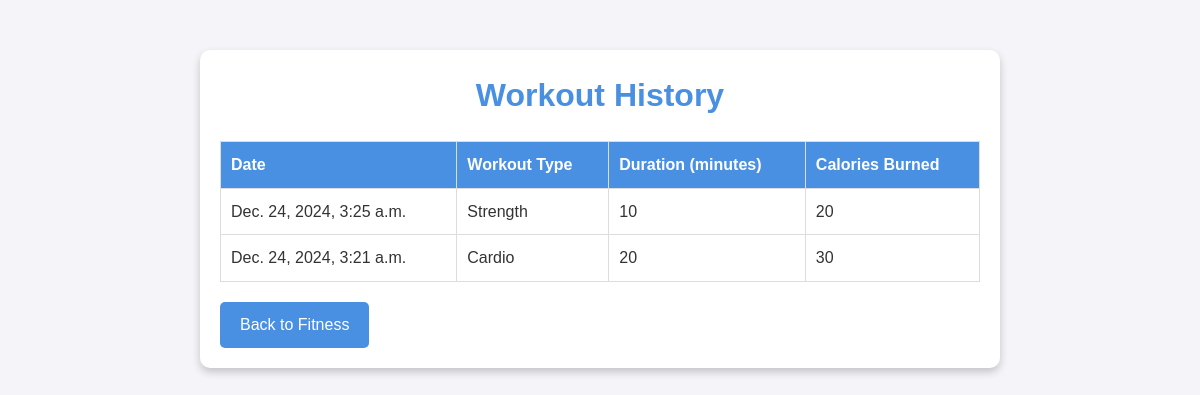
Page /workout-history/ (signed in) on the committed database.
### authapp/models.py (models this page shows, shortened)
class WorkoutLog(models.Model):
    WORKOUT_CHOICES = [
        ('Cardio', 'Cardio'),
        ('Strength', 'Strength'),
        ('Yoga', 'Yoga'),
        ('Swimming', 'Swimming'),
        ('Cycling', 'Cycling'),
    ]
    user = models.ForeignKey(User, on_delete=models.CASCADE)
    workout_type = models.CharField(max_length=100, choices=WORKOUT_CHOICES)
    duration = models.PositiveIntegerField()  # Duration in minutes
    calories_burned = models.PositiveIntegerField(default=0)  # Calories burned
    date = models.DateTimeField(auto_now_add=True)

### authapp/views.py (the view)
# urls.py: path('workout-history/', views.workout_history, name='WorkoutHistory'),
@login_required
def workout_history(request):
    workout_logs = WorkoutLog.objects.filter(user=request.user).order_by("-date")
    return render(request, "workout_history.html", {"workout_logs": workout_logs})

### templates/workout_history.html (shortened to what this page needs)
{% load static %}
<!DOCTYPE html>
<html lang="en">
<head>
    <link rel="stylesheet" href="{% static 'assets/css/main.css' %}">
</head>
<body>
    <div class="container">
        <h1>Workout History</h1>
        {% if workout_logs %}
        <table>
            <thead>
                <tr>
                    <th>Date</th>
                    <th>Workout Type</th>
                    <th>Duration (minutes)</th>
                    <th>Calories Burned</th>
                </tr>
            </thead>
            <tbody>
                {% for log in workout_logs %}
                <tr>
                    <td>{{ log.date }}</td>
                    <td>{{ log.workout_type }}</td>
                    <td>{{ log.duration }}</td>
                    <td>{{ log.calories_burned }}</td>
                </tr>
                {% endfor %}
            </tbody>
        </table>
        {% else %}
        <p>No workout logs available. Start logging your workouts!</p>
        {% endif %}
        <a href="{% url 'Fitness' %}" class="back-button">Back to Fitness</a>
    </div>
</body>
</html>

### static/assets/css/main.css (style rules this page uses)
* { margin: 0; padding: 0; box-sizing: border-box; }
body { background-color: #f4f4f9; color: #333; line-height: 1.6; }

### templates/workout_history.html (style rules this page uses)
body { font-family: Arial, sans-serif; background-color: #f4f4f9; color: #333; }
.container { max-width: 800px; margin: 50px auto; padding: 20px; background: white; border-radius: 10px; box-shadow: 0 4px 8px rgba(0, 0, 0, 0.2); }
h1 { text-align: center; margin-bottom: 20px; color: #4a90e2; }
table { width: 100%; border-collapse: collapse; margin-bottom: 20px; }
table th, table td { padding: 10px; text-align: left; border: 1px solid #ddd; }
table th { background-color: #4a90e2; color: white; }
.back-button { display: inline-block; background: #4a90e2; color: white; text-decoration: none; padding: 10px 20px; border-radius: 5px; transition: background-color 0.3s; }

### rows in the picture
WorkoutLog: date "Dec. 24, 2024, 3:25 a.m.", workout_type "Strength", duration "10", calories_burned "20"
WorkoutLog: date "Dec. 24, 2024, 3:21 a.m.", workout_type "Cardio", duration "20", calories_burned "30"
